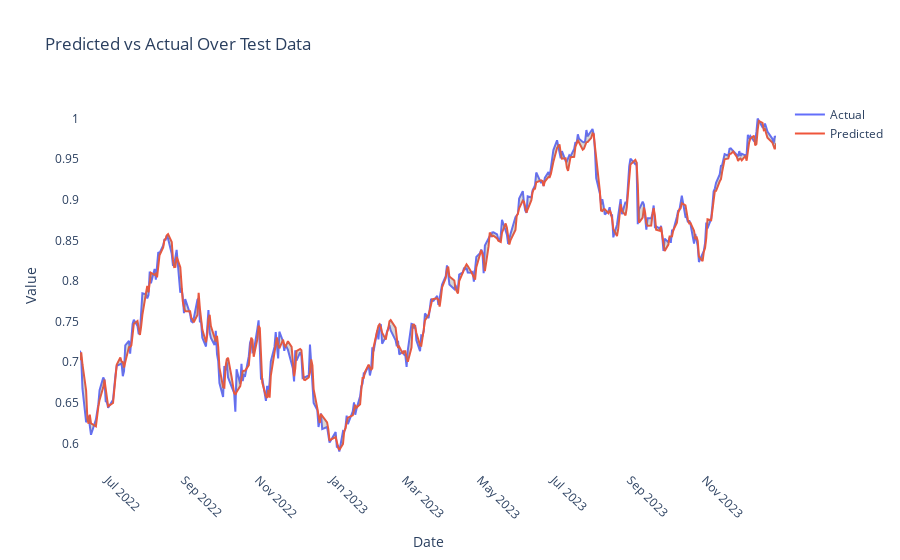

Notebook cell for this chart:
### Code cell
fig = make_subplots()


fig.add_trace(go.Scatter(x=dfPredicted['date'], y=dfPredicted['open'],
                         mode='lines', name='Actual'))


fig.add_trace(go.Scatter(x=dfPredicted['date'], y=dfPredicted['predictedOpen'],
                         mode='lines', name='Predicted'))


fig.add_trace(go.Scatter(x=dfPredicted['date'].tolist() + dfPredicted['date'].tolist()[::-1],
                         y=dfPredicted['open'].tolist() + dfPredicted['predictedOpen'].tolist()[::-1],
                         fill='toself',
                         fillcolor='grey',
                         opacity=0.3,
                         line=dict(color='rgba(255,255,255,0)'),
                         showlegend=False))


fig.update_layout(title='Predicted vs Actual Over Test Data',
                  xaxis_title='Date',
                  yaxis_title='Value',
                  xaxis=dict(showgrid=False),
                  yaxis=dict(showgrid=False),
                  plot_bgcolor="white")


fig.update_xaxes(tickangle=45)


fig.show()

### Figure 1 — Plotly figure (JSON) as saved in the notebook; plotly's stock layout.template omitted (floating-point values rounded to 4 significant figures; data arrays with more than 128 entries replaced by an {"elided": "..."} marker saying what was removed)
{"data": [{"mode": "lines", "name": "Actual", "type": "scatter", "x": {"elided": "393 str values"}, "y": {"elided": "393 float values"}}, {"mode": "lines", "name": "Predicted", "type": "scatter", "x": {"elided": "393 str values"}, "y": {"elided": "393 float values"}}, {"fill": "toself", "fillcolor": "grey", "line": {"color": "rgba(255,255,255,0)"}, "opacity": 0.3, "showlegend": false, "type": "scatter", "x": {"elided": "786 str values"}, "y": {"elided": "786 float values"}}], "layout": {"plot_bgcolor": "white", "title": {"text": "Predicted vs Actual Over Test Data"}, "xaxis": {"anchor": "y", "domain": [0, 1], "showgrid": false, "tickangle": 45, "title": {"text": "Date"}}, "yaxis": {"anchor": "x", "domain": [0, 1], "showgrid": false, "title": {"text": "Value"}}}}
